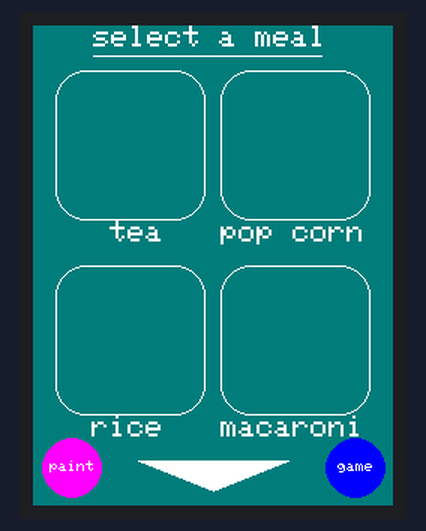
Simulated run of this sketch. Board: Arduino Uno, built with avr-gcc and run on an emulated ATmega328P. Parts: 240×320 colour display.

Above: at 0.3 s.

The sketch:

tftTest.ino
```cpp
#include "SPI.h"
#include "Adafruit_GFX.h"
#include "Adafruit_ILI9341.h"
#include <XPT2046_Touchscreen.h>

#define NUM_OF_MEALS 8

// For the Adafruit shield, these are the default.
#define TFT_DC 9

#define TFT_RST 8

// chip select
#define Touch_CS 7
#define TFT_CS 10
#define SD_CS 6


// MOSI=11, MISO=12, SCK=13

// Use hardware SPI (on Uno, #13, #12, #11) and the above for CS/DC
Adafruit_ILI9341 tft = Adafruit_ILI9341(TFT_CS, TFT_DC,TFT_RST);
XPT2046_Touchscreen ts(Touch_CS, 255);


typedef struct{
  int16_t x;
  int16_t y;
  const int16_t w = 100;
  const int16_t h = 100;
  const int16_t radius = 20;
  const int16_t color = ILI9341_WHITE;
  String title;
}rect;

rect mealsBox[NUM_OF_MEALS];


void mealPage()
{
  // chaning background
  tft.fillScreen(ILI9341_DARKCYAN);
  yield();

  // needed for the title
  int startTitlePos = 40;
  int endTitlePos = 192;
  int titleUnderLineY = 20;

  // writing title with underline
  tft.setTextSize(2);
  tft.setCursor(startTitlePos,0);
  tft.println("select a meal");
  tft.setTextColor(ILI9341_WHITE);
  yield();
  tft.drawLine(startTitlePos,titleUnderLineY,endTitlePos,titleUnderLineY,ILI9341_WHITE);
  yield();

  // making round rectangles for meals
  tft.setTextSize(2);
  for(int i = 0; i < 4;i++){
    tft.drawRoundRect(mealsBox[i].x,mealsBox[i].y,mealsBox[i].w,mealsBox[i].h,mealsBox[i].radius,mealsBox[i].color );
    tft.setCursor(mealsBox[i].x,mealsBox[i].y + mealsBox[i].h);
    tft.println(mealsBox[i].title);
  }

  // make a rectangle that points downwards
  // 120,320 -> peak <> other numbers are for other legs
  tft.fillTriangle(120,310,70,290,170,290,ILI9341_WHITE);

  // draw circle for paint and game
  tft.fillRoundRect(6,275,40,40,40,ILI9341_MAGENTA);
  tft.setTextSize(1);
  tft.setCursor(11,290);
  tft.println("paint");
  tft.setTextColor(ILI9341_WHITE);

  tft.fillRoundRect(195,275,40,40,40,ILI9341_BLUE);
  tft.setTextSize(1);
  tft.setCursor(203,290);
  tft.println("game");
  tft.setTextColor(ILI9341_WHITE);

}

void setup(){
   Serial.begin(9600);
   pinMode(Touch_CS,OUTPUT);
   pinMode(TFT_CS,OUTPUT);
   pinMode(SD_CS,OUTPUT);
   digitalWrite(TFT_CS,HIGH);
   digitalWrite(Touch_CS,HIGH);
   digitalWrite(SD_CS,HIGH);

   tft.begin();
   ts.begin();


   // initialize the positions of rounded rectangels

    // tea
    mealsBox[0].x = 15;
    mealsBox[0].y = 30;
    mealsBox[0].title = "   tea";

    // pop corn
    mealsBox[1].x = 125;
    mealsBox[1].y = 30;
    mealsBox[1].title = "pop corn";

    // rice
    mealsBox[2].x = 15;
    mealsBox[2].y = 160;
    mealsBox[2].title = "  rice";

    // macaroni
    mealsBox[3].x = 125;
    mealsBox[3].y = 160;
    mealsBox[3].title = "macaroni";

  //mealPage();
}


void loop(){
  // go to meal page
  mealPage();
  //digitalWrite(TFT_CS,HIGH);
  delay(5000);


  while(1){
    // check if there any touch
  if (ts.touched()) {
    TS_Point p = ts.getPoint();
    Serial.print("Pressure = ");
    Serial.print(p.z);
    Serial.print(", x = ");
    Serial.print(p.x);
    Serial.print(", y = ");
    Serial.print(p.y);
    Serial.println();
  }
  }


}
```
